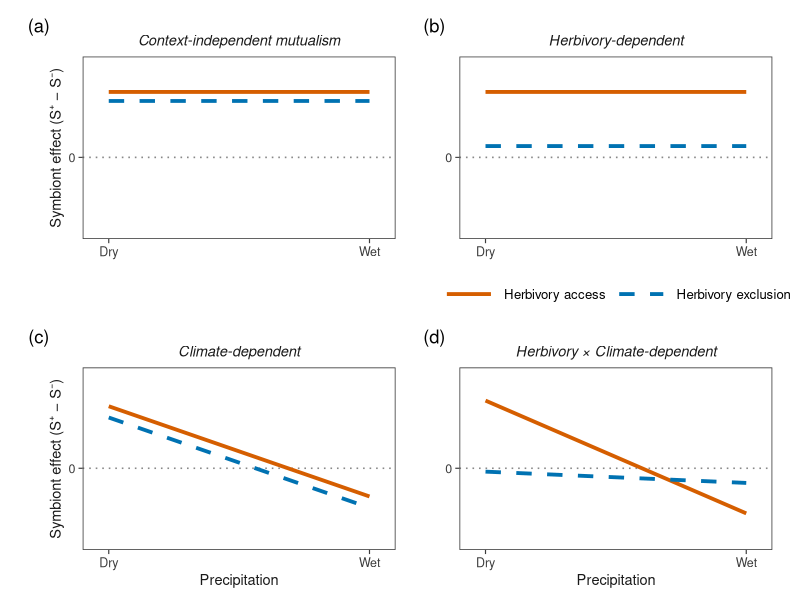
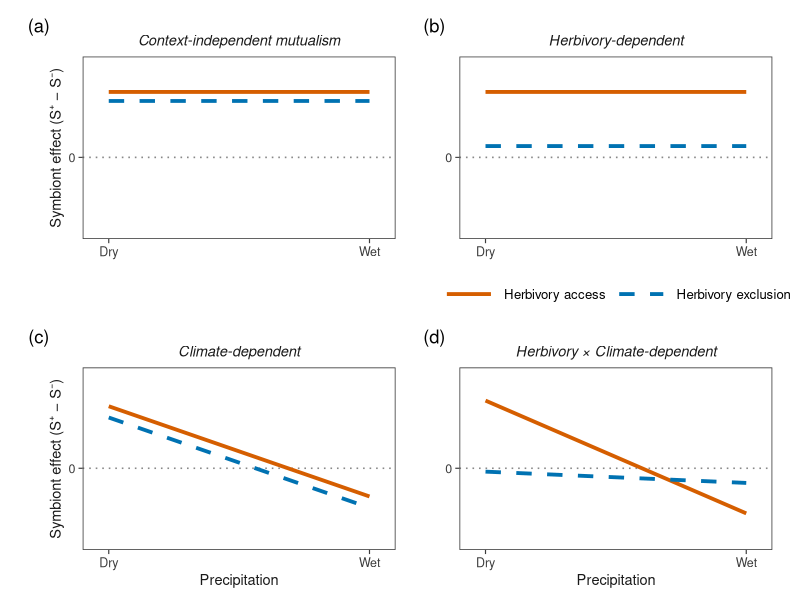

Source code (R) for these figures, in order:
library(ggplot2)
library(patchwork)

# ── Palette (colorblind-safe, Ecology Letters compatible) ──────────────────────
COL_HERB <- "#D55E00"   # vermillion  – herbivory access
COL_EXCL <- "#0072B2"   # blue        – herbivory exclusion

# ── Shared theme ───────────────────────────────────────────────────────────────
theme_el <- function(show_legend = FALSE) {
  theme_classic(base_size = 11, base_family = "Helvetica") +
    theme(
      # Panel
      panel.background  = element_rect(fill = "white", colour = NA),
      panel.border      = element_rect(colour = "#3C3C3C", fill = NA,
                                       linewidth = 0.55),
      panel.grid        = element_blank(),
      axis.line         = element_blank(),

      # Title – italic, not bold, lighter weight
      plot.title = element_text(
        face   = "italic",
        size   = 10.5,
        hjust  = 0.5,
        margin = margin(b = 5),
        colour = "#1A1A1A"
      ),

      # Axes
      axis.title       = element_text(size = 10.5, colour = "#1A1A1A"),
      axis.text        = element_text(size = 9,    colour = "#3C3C3C"),
      axis.ticks       = element_line(colour = "#3C3C3C", linewidth = 0.4),
      axis.ticks.length = unit(3, "pt"),

      # Legend – bottom of full figure (controlled at plot_annotation level)
      legend.position   = if (show_legend) "bottom" else "none",
      legend.background = element_blank(),
      legend.key        = element_blank(),
      legend.key.width  = unit(1.4, "cm"),
      legend.text       = element_text(size = 9.5, family = "Helvetica"),
      legend.title      = element_blank(),

      # Margins
      plot.margin = margin(6, 8, 4, 8)
    )
}

# ── Panel function ─────────────────────────────────────────────────────────────
make_panel <- function(title,
                       herb_i, herb_s,
                       excl_i, excl_s,
                       show_x      = FALSE,
                       show_y      = FALSE,
                       show_legend = FALSE) {

  x <- seq(0, 1, length.out = 300)

  df <- data.frame(
    x = rep(x, 2),
    y = c(herb_i + herb_s * x,
          excl_i + excl_s * x),
    treatment = rep(c("Herbivory access", "Herbivory exclusion"), each = 300)
  )

  df$treatment <- factor(df$treatment,
                         levels = c("Herbivory access", "Herbivory exclusion"))

  ggplot(df, aes(x = x, y = y,
                 colour   = treatment,
                 linetype = treatment)) +

    # Zero reference line – more visible than before
    geom_hline(yintercept = 0,
               colour    = "#888888",
               linewidth = 0.55,
               linetype  = "dotted") +

    # Slightly thicker lines for print legibility
    geom_line(linewidth = 1.3) +

    scale_colour_manual(
      values = c("Herbivory access"    = COL_HERB,
                 "Herbivory exclusion" = COL_EXCL)
    ) +

    scale_linetype_manual(
      values = c("Herbivory access"    = "solid",
                 "Herbivory exclusion" = "dashed")
    ) +

    scale_x_continuous(
      breaks = c(0, 1),
      labels = c("Dry", "Wet"),
      expand = c(0.05, 0.05)
    ) +

    scale_y_continuous(
      breaks = 0,
      labels = "0",
      limits = c(-0.65, 0.82),
      expand = c(0.03, 0.03)
    ) +

    labs(
      title = title,
      x     = if (show_x) "Precipitation" else NULL,
      y     = if (show_y) "Symbiont effect (S\u207a \u2212 S\u207b)" else NULL
    ) +

    theme_el(show_legend = show_legend)
}

# ── Panels ─────────────────────────────────────────────────────────────────────
p1 <- make_panel("Context-independent mutualism",
                 0.58,  0.00,
                 0.50,  0.00,
                 show_y = TRUE)

p2 <- make_panel("Herbivory-dependent",
                 0.58,  0.00,
                 0.10,  0.00,
                 show_legend = TRUE)   # legend pulled to figure bottom below

p3 <- make_panel("Climate-dependent",
                 0.55, -0.80,
                 0.45, -0.80,
                 show_x = TRUE, show_y = TRUE)

p4 <- make_panel("Herbivory \u00d7 Climate-dependent",
                 0.60, -1.00,
                -0.03, -0.10,
                 show_x = TRUE)

# ── Combine ────────────────────────────────────────────────────────────────────
# Extract legend from p2 and place it at the bottom of the combined figure
final <- (p1 | p2) / (p3 | p4) +

  plot_annotation(
    tag_levels = "a",
    tag_prefix = "(",
    tag_suffix = ")",
    theme = theme(
      plot.tag = element_text(
        face   = "bold",
        size   = 11,
        family = "Helvetica",
        colour = "#1A1A1A"
      ),
      plot.tag.position = c(0.01, 0.99)
    )
  ) &

  # Apply consistent spacing across all panels
  theme(plot.margin = margin(6, 10, 4, 10))

# ── Save ───────────────────────────────────────────────────────────────────────
# Update path to your local directory
out_path <- "/Users/jacobmoutouama/Dropbox/Miller Lab/github/endo-range-limits/Figure/conceptual_figure.pdf"

ggsave(out_path,
       plot   = final,
       width  = 7.5,
       height = 6.0,        # slightly tighter than before
       device = cairo_pdf)

# Also save a high-res PNG for quick preview
ggsave(sub("\\.pdf$", ".png", out_path),
       plot   = final,
       width  = 7.5,
       height = 6.0,
       dpi    = 300)

message("Saved: conceptual_figure.pdf and conceptual_figure.png")
